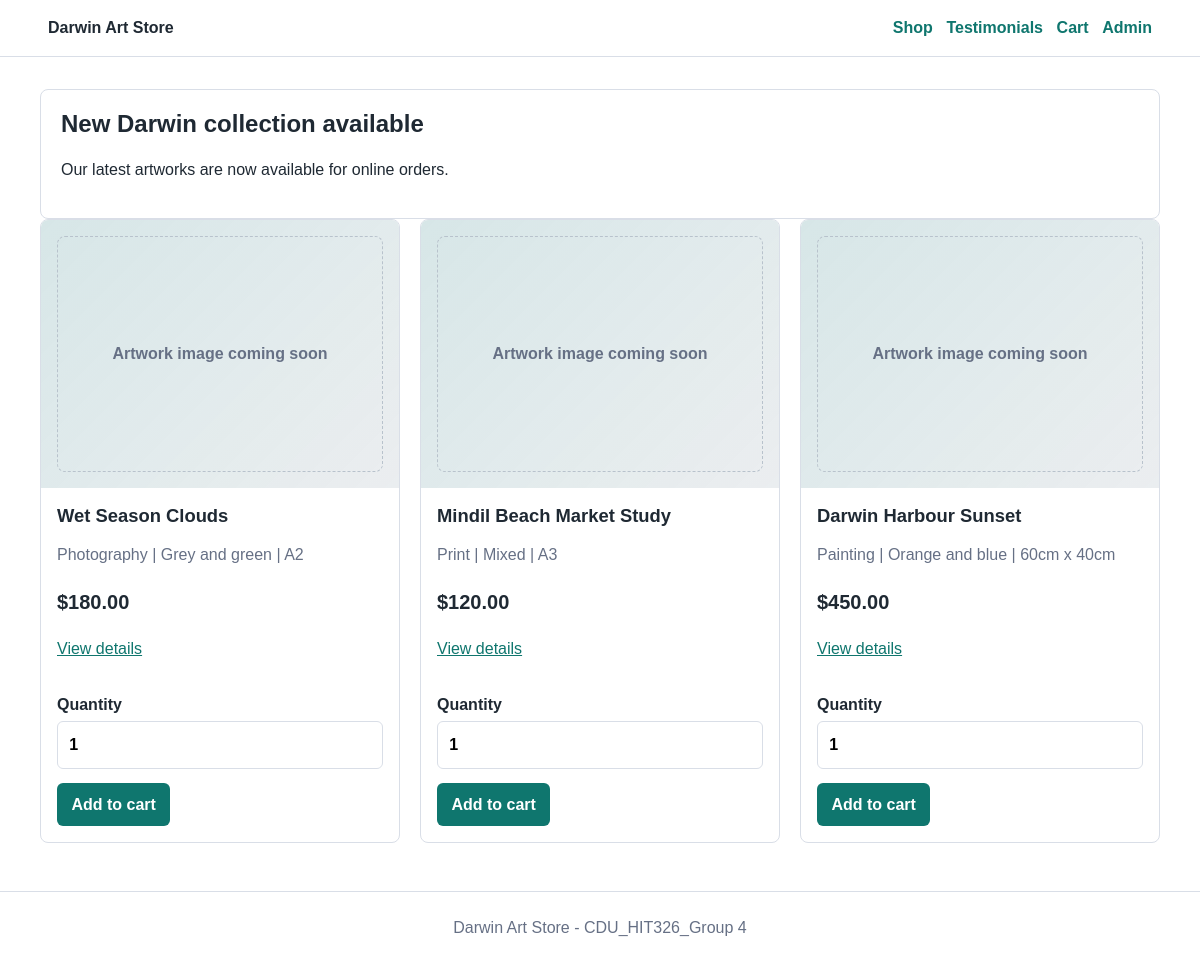
The page / on the database its author committed.
### tables this page shows
CREATE TABLE IF NOT EXISTS news (
    news_id INT AUTO_INCREMENT PRIMARY KEY,
    title VARCHAR(160) NOT NULL,
    message TEXT NOT NULL,
    is_published TINYINT(1) NOT NULL DEFAULT 1,
    created_at TIMESTAMP DEFAULT CURRENT_TIMESTAMP
);

CREATE TABLE IF NOT EXISTS products (
    product_no INT AUTO_INCREMENT PRIMARY KEY,
    description VARCHAR(255) NOT NULL,
    category VARCHAR(100) NOT NULL,
    price DECIMAL(10,2) NOT NULL,
    colour VARCHAR(80) NULL,
    size VARCHAR(80) NULL,
    image_path VARCHAR(255) NULL,
    is_available TINYINT(1) NOT NULL DEFAULT 1,
    created_at TIMESTAMP DEFAULT CURRENT_TIMESTAMP
);

### src/functions.php (called while the page is built, shortened)
<?php
function e(?string $value): string
{
    return htmlspecialchars($value ?? '', ENT_QUOTES, 'UTF-8');
}
function money(float|string $amount): string
{
    return '$' . number_format((float) $amount, 2);
}
function app(string $key): mixed
{
    global $container;
    return $container[$key] ?? throw new InvalidArgumentException("Service [$key] is not registered.");
}

### src/Core/Session.php (called while the page is built, shortened)
<?php
final class Session
{
    public function get(string $key, mixed $default = null): mixed
    {
        return $_SESSION[$key] ?? $default;
    }
}

### src/Service/AuthService.php (called while the page is built, shortened)
<?php
final class AuthService
{
    public function check(): bool
    {
        return (bool) $this->session->get('admin_id');
    }
}

### src/bootstrap.php (called while the page is built, shortened)
<?php
$config = require __DIR__ . '/config.php';
spl_autoload_register(function (string $class): void {
    $prefix = 'App\\';
    $path = __DIR__ . '/' . str_replace('\\', '/', substr($class, strlen($prefix))) . '.php';
});
require __DIR__ . '/functions.php';
$session = new App\Core\Session();
$database = new App\Core\Database($config['db']);
$products = new App\Repository\ProductRepository($database);
$news = new App\Repository\NewsRepository($database);
$testimonials = new App\Repository\TestimonialRepository($database);
$admins = new App\Repository\AdminRepository($database);
$orders = new App\Repository\OrderRepository($database);
$cart = new App\Service\CartService($session, $products);
$auth = new App\Service\AuthService($session, $admins);
$csrf = new App\Core\Csrf($session);
$notifier = new App\Service\FileOrderNotifier(
    $config['business_email'],
    dirname(__DIR__) . '/storage/mail/orders.log'
);
$checkout = new App\Service\CheckoutService($cart, $orders, $notifier);
$view = new App\Core\View($config, $session, $cart, $auth);
$container = compact(
    'config',
    'session',
    'database',
    'products',
    'news',
    'testimonials',
    'admins',
    'orders',
    'cart',
    'auth',
    'csrf',
    'notifier',
    'checkout',
    'view'
);

### src/config.php (called while the page is built)
<?php
return [
    'app_name' => getenv('APP_NAME') ?: 'Darwin Art Store',
    'business_email' => getenv('ORDER_HANDLING_EMAIL') ?: 'orders@example.com',
    'db' => [
        'host' => getenv('DB_HOST') ?: '127.0.0.1',
        'port' => getenv('DB_PORT') ?: '3306',
        'name' => getenv('DB_NAME') ?: 'art_store',
        'user' => getenv('DB_USER') ?: 'root',
        'pass' => getenv('DB_PASSWORD') ?: '',
    ],
];

### src/Core/Database.php (called while the page is built, shortened)
<?php
final class Database
{
    private ?PDO $pdo = null;
    public function connection(): PDO
    {
        if ($this->pdo instanceof PDO) {
            return $this->pdo;
        }
        $dsn = sprintf(
            'mysql:host=%s;port=%s;dbname=%s;charset=utf8mb4',
            $this->config['host'],
            $this->config['port'],
            $this->config['name']
        );
        $this->pdo = new PDO($dsn, $this->config['user'], $this->config['pass'], [
            PDO::ATTR_ERRMODE => PDO::ERRMODE_EXCEPTION,
            PDO::ATTR_DEFAULT_FETCH_MODE => PDO::FETCH_ASSOC,
        ]);
        return $this->pdo;
    }
    public function fetchAll(string $sql, array $params = []): array
    {
        $stmt = $this->connection()->prepare($sql);
        $stmt->execute($params);
        return $stmt->fetchAll();
    }
    public function fetchOne(string $sql, array $params = []): ?array
    {
        $stmt = $this->connection()->prepare($sql);
        $stmt->execute($params);
        $row = $stmt->fetch();
        return $row === false ? null : $row;
    }
}

### src/Repository/NewsRepository.php (called while the page is built, shortened)
<?php
final class NewsRepository
{
    public function latestPublished(): ?array
    {
        return $this->database->fetchOne('SELECT * FROM news WHERE is_published = 1 ORDER BY created_at DESC LIMIT 1');
    }
}

### src/Repository/ProductRepository.php (called while the page is built, shortened)
<?php
final class ProductRepository
{
    public function available(): array
    {
        return $this->database->fetchAll('SELECT * FROM products WHERE is_available = 1 ORDER BY product_no DESC');
    }
}

### public/index.php (the view, shortened to what this page needs)
<?php
require __DIR__ . '/../src/bootstrap.php';
$view = app('view');
$view->header('Shop');
?>
<?php
try {
    $products = app('products')->available();
    $latestNews = app('news')->latestPublished();
} catch (Throwable $error) {
    echo '<p class="error">' . e(dbErrorMessage($error)) . '</p>';
    $view->footer();
    exit;
}
?>
<?php if ($latestNews): ?>
    <section class="panel">
        <h1><?= e($latestNews['title']) ?></h1>
        <p><?= nl2br(e($latestNews['message'])) ?></p>
    </section>
<?php else: ?>
    <h1>Available artworks</h1>
<?php endif; ?>
<section class="grid" aria-label="Available artworks">
    <?php foreach ($products as $product): ?>
        <article class="card product-card">
            <a class="artwork-media" href="/product.php?id=<?= (int) $product['product_no'] ?>" aria-label="View <?= e($product['description']) ?>">
                <?php if ($product['image_path']): ?>
                    <img src="/product_image.php?id=<?= (int) $product['product_no'] ?>" alt="<?= e($product['description']) ?>">
                <?php else: ?>
                    <span class="artwork-placeholder">Artwork image coming soon</span>
                <?php endif; ?>
            </a>
            <div class="product-card-body">
                <h2>
                    <a href="/product.php?id=<?= (int) $product['product_no'] ?>">
                        <?= e($product['description']) ?>
                    </a>
                </h2>
                <p class="muted product-meta">
                    <?= e($product['category']) ?>
                    <?php if ($product['colour']): ?> | <?= e($product['colour']) ?><?php endif; ?>
                    <?php if ($product['size']): ?> | <?= e($product['size']) ?><?php endif; ?>
                </p>
                <p class="price"><?= money($product['price']) ?></p>
                <p><a href="/product.php?id=<?= (int) $product['product_no'] ?>">View details</a></p>
            </div>
            <form method="post" action="/cart.php">
                <label>
                    Quantity
                    <input type="number" name="quantity" value="1" min="1" max="20" required>
                </label>
                <button type="submit">Add to cart</button>
            </form>
        </article>
    <?php endforeach; ?>
</section>
<?php $view->footer(); ?>

### src/Core/View.php (shortened to what this page needs)
<?php
final class View
{
    public function header(string $title): void
    {
        ?>
        <!doctype html>
        <html lang="en">
        <head>
            <link rel="stylesheet" href="/assets/style.css">
        </head>
        <body class="<?= str_starts_with($_SERVER['REQUEST_URI'] ?? '', '/admin') ? 'admin-section' : 'public-section' ?>">
        <header class="site-header">
            <a class="brand" href="/"><?= e($this->config['app_name']) ?></a>
            <nav>
                <?php if ($this->auth->check()): ?>
                    <a href="/">Shop</a>
                    <a href="/admin/index.php">Admin Dashboard</a>
                    <a href="/admin/products.php">Products</a>
                    <a href="/admin/orders.php">Orders</a>
                    <a href="/admin/news.php">News</a>
                    <a href="/admin/testimonials.php">Testimonials Moderation</a>
                    <a href="/admin/logout.php">Logout</a>
                <?php else: ?>
                    <a href="/">Shop</a>
                    <a href="/testimonials.php">Testimonials</a>
                    <a href="/cart.php">Cart</a>
                    <a href="/admin/login.php">Admin</a>
                <?php endif; ?>
            </nav>
        </header>
        <main class="container">
        <?php
    }
    public function footer(): void
    {
        ?>
        </main>
        <footer class="site-footer">Darwin Art Store - CDU_HIT326_Group 4</footer>
        </body>
        </html>
        <?php
    }
}

### public/assets/style.css (style rules this page uses)
:root { color-scheme: light; font-family: Arial, Helvetica, sans-serif; --ink: #1f2933; --muted: #667085; --line: #d9dee7; --panel: #f7f8fb; --accent: #0f766e; --danger: #b42318; }
* { box-sizing: border-box; }
body { margin: 0; color: var(--ink); background: #ffffff; line-height: 1.5; }
a { color: var(--accent); }
.site-header { display: flex; align-items: center; justify-content: space-between; gap: 1rem; padding: 1rem clamp(1rem, 4vw, 3rem); border-bottom: 1px solid var(--line); background: #ffffff; }
.brand { color: var(--ink); font-weight: 700; text-decoration: none; }
nav { display: flex; flex-wrap: wrap; gap: .85rem; }
nav a { text-decoration: none; font-weight: 600; }
.container { width: min(1120px, calc(100% - 2rem)); margin: 2rem auto; }
h1 { margin-top: 0; line-height: 1.15; }
.site-footer { margin-top: 3rem; padding: 1.5rem; color: var(--muted); text-align: center; border-top: 1px solid var(--line); }
.grid { display: grid; grid-template-columns: repeat(auto-fit, minmax(250px, 1fr)); gap: 1.25rem; }
.card, .panel { border: 1px solid var(--line); border-radius: 8px; background: #ffffff; }
.panel { padding: 1.25rem; }
.card { overflow: hidden; padding: 0; }
.card h2, .card h3 { margin-top: 0; }
.muted { color: var(--muted); }
.price { font-size: 1.25rem; font-weight: 700; }
.product-card { display: grid; gap: 1rem; align-content: start; }
.product-card-body, .product-card form { padding: 0 1rem; }
.product-card form { padding-bottom: 1rem; }
.product-card h2 { font-size: 1.15rem; line-height: 1.25; }
.product-card h2 a { color: var(--ink); text-decoration: none; }
.product-meta { min-height: 1.5rem; }
.artwork-media { display: flex; align-items: center; justify-content: center; aspect-ratio: 4 / 3; width: 100%; overflow: hidden; color: var(--muted); background: linear-gradient(135deg, rgba(15, 118, 110, .12), rgba(31, 41, 51, .04)), #f3f6f8; text-decoration: none; }
.artwork-placeholder { display: grid; place-items: center; width: calc(100% - 2rem); height: calc(100% - 2rem); border: 1px dashed #b8c2cc; border-radius: 8px; padding: 1rem; text-align: center; font-weight: 700; }
form { display: grid; gap: .85rem; }
label { display: grid; gap: .25rem; font-weight: 700; }
input, textarea, select { width: 100%; padding: .7rem; border: 1px solid var(--line); border-radius: 6px; font: inherit; }
button, .button { display: inline-flex; align-items: center; justify-content: center; width: fit-content; min-height: 40px; padding: .6rem .9rem; border: 0; border-radius: 6px; color: #ffffff; background: var(--accent); font: inherit; font-weight: 700; text-decoration: none; cursor: pointer; }

### rows shown on the page
news: title "New Darwin collection available", message "Our latest artworks are now available for online orders."
products: shows "Artwork image coming soon", description "Wet Season Clouds", category "Photography", colour "Grey and green", size "A2", price "$180.00"
products: shows "Artwork image coming soon", description "Mindil Beach Market Study", category "Print", colour "Mixed", size "A3", price "$120.00"
products: shows "Artwork image coming soon", description "Darwin Harbour Sunset", category "Painting", colour "Orange and blue", size "60cm x 40cm", price "$450.00"

### other values the page prints
$this->config['app_name'] "Darwin Art Store"
